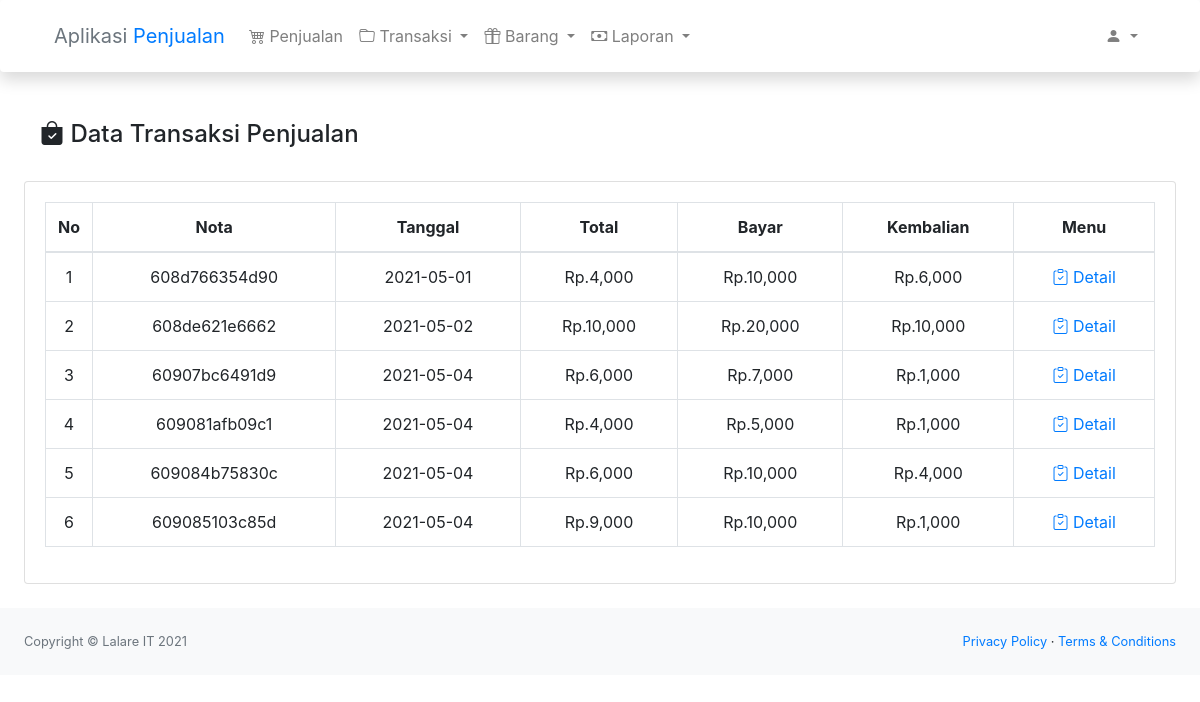
The page /index.php/transaksi/penjualan on the database as committed earlier.
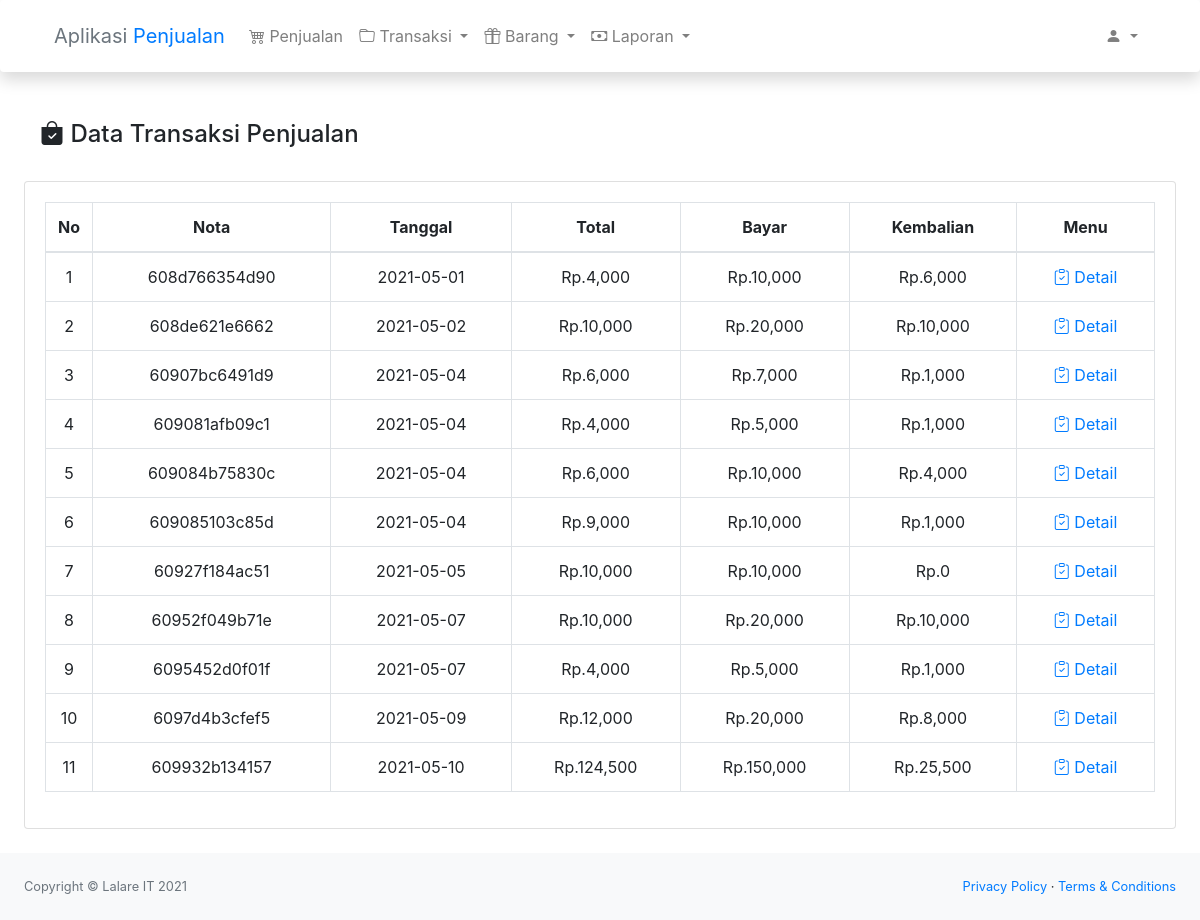
The same page on the database as committed later.
### tables this page shows
CREATE TABLE "penjualan" (
	"nota"	TEXT NOT NULL,
	"tanggal"	TEXT,
	"total"	INTEGER,
	"id_user"	TEXT,
	"bayar"	INTEGER,
	"kembalian"	INTEGER,
	PRIMARY KEY("nota")
);

### application/controllers/transaksi/Penjualan.php (called while the page is built, shortened)
<?php class Penjualan extends CI_Controller
{
    public function __construct()
    {
        $this->load->model('transaksi_pm');
    }
    public function index()
    {
        $this->data();
    }
    public function data()
    {
        $data['transaksi'] = $this->transaksi_pm->get();
        $this->load->view('transaksi/penjualan/data', $data);
    }
}

### index.php (called while the page is built, shortened)
<?php
require_once BASEPATH.'core/CodeIgniter.php';

### application/models/Transaksi_pm.php (called while the page is built, shortened)
<?php class Transaksi_pm extends CI_Model
{
    public function get()
    {
        return  $this->db->get('penjualan')->result();
    }
}

### application/views/transaksi/penjualan/data.php (the view)
<?php
$this->load->view('template/header');
$this->load->view('template/navbar');
?>
<div class="container-fluid">
    <div class="d-flex justify-content-between px-3">
        <h4><i class="bi bi-bag-check-fill"></i> Data Transaksi Penjualan</h4>
    </div>
    <div class="card mb-4 mt-4">
        <div class="card-body">
            <div class="table-responsive">
                <table class="table table-bordered text-center" id="dataTable" width="100%" cellspacing="0">
                    <thead>
                        <tr>
                            <th width="40px">No</th>
                            <th>Nota</th>
                            <th>Tanggal</th>
                            <th>Total</th>
                            <th>Bayar</th>
                            <th>Kembalian</th>
                            <th>Menu</th>
                        </tr>
                    </thead>
                    <tbody>
                        <?php $i = 1; ?>
                        <?php foreach ($transaksi as $list) : ?>
                            <tr>
                                <td class="text-center"><?= $i++; ?></td>
                                <td><?= $list->nota; ?></td>
                                <td><?= $list->tanggal; ?></td>
                                <td>Rp.<?= number_format($list->total) ?></td>
                                <td>Rp.<?= number_format($list->bayar) ?></td>
                                <td>Rp.<?= number_format($list->kembalian) ?></td>
                                <td>
                                    <a href="<?= site_url('/transaksi/penjualan/detail/' . $list->nota) ?>"><i class="bi bi-clipboard-check"></i> Detail</a>
                                </td>
                            </tr>
                        <?php endforeach; ?>
                    </tbody>
                </table>
            </div>
        </div>
    </div>
</div>
<?php $this->load->view('template/footer') ?>

### application/views/template/header.php (shortened to what this page needs)
<!DOCTYPE html>
<html lang="en">
<head>
	<link href="<?= base_url() ?>/public/css/styles.css" rel="stylesheet" />
	<link href="<?= base_url() ?>/public/css/dataTables.bootstrap4.min.css" rel="stylesheet" />
	<link rel="stylesheet" href="<?= base_url() ?>/public/assets/bootstrap-icon/bootstrap-icons.css">
</head>
<body>

### application/views/template/navbar.php (shortened to what this page needs)
<div class="sticky-top">
	<nav id="shadownav" class="navbar navbar-expand-lg navbar-light bg-light shadow p-3 mb-5 bg-white rounded">
		<div class="container">
			<a href="<?= site_url('/aplikasi/dashboard/') ?>" class="navbar-brand">
				<span class="text-secondary">Aplikasi</span> <span class="text-primary">Penjualan</span>
			</a>
			<ul class="navbar-nav mr-auto">
				<li class="nav-item">
					<a class="nav-link" href="<?= site_url('/aplikasi/penjualan/') ?>"><i class="bi bi-cart4"></i> Penjualan</a>
				</li>
				<li class="nav-item dropdown">
					<a class="nav-link dropdown-toggle" href="#" id="navbarDropdown" role="button" data-toggle="dropdown" aria-haspopup="true" aria-expanded="false">
						<i class="bi bi-folder"></i> Transaksi
					</a>
				</li>
				<li class="nav-item dropdown">
					<a class="nav-link dropdown-toggle" href="#" id="navbarDropdown" role="button" data-toggle="dropdown" aria-haspopup="true" aria-expanded="false">
						<i class="bi bi-gift"></i> Barang
					</a>
				</li>
				<li class="nav-item dropdown">
					<a class="nav-link dropdown-toggle" href="#" id="navbarDropdown" role="button" data-toggle="dropdown" aria-haspopup="true" aria-expanded="false">
						<i class="bi bi-cash"></i> Laporan
					</a>
				</li>
			</ul>
			<div class="d-flex justify-content-end">
				<ul class="navbar-nav me-auto mb-2 mb-lg-0">
					<li class="nav-item dropdown">
						<a class="nav-link dropdown-toggle" href="#" id="navbarDropdown" role="button" data-toggle="dropdown" aria-haspopup="true" aria-expanded="false">
							<i class="bi bi-person-fill"></i>
						</a>
					</li>
				</ul>
			</div>
		</div>
	</nav>
</div>

### application/views/template/footer.php (shortened to what this page needs)
<footer class="py-4 bg-light mt-auto">
	<div class="container-fluid">
		<div class="d-flex align-items-center justify-content-between small">
			<div class="text-muted">Copyright &copy; Lalare IT 2021</div>
			<div>
				<a href="#">Privacy Policy</a>
				&middot;
				<a href="#">Terms &amp; Conditions</a>
			</div>
		</div>
	</div>
</footer>
</body>
</html>

Rows that differ between the two databases and show on the page:
added penjualan: nota "60927f184ac51", tanggal "2021-05-05", total "10,000", bayar "10,000", kembalian "0"
added penjualan: nota "60952f049b71e", tanggal "2021-05-07", total "10,000", bayar "20,000", kembalian "10,000"
added penjualan: nota "6095452d0f01f", tanggal "2021-05-07", total "4,000", bayar "5,000", kembalian "1,000"
added penjualan: nota "6097d4b3cfef5", tanggal "2021-05-09", total "12,000", bayar "20,000", kembalian "8,000"
added penjualan: nota "609932b134157", tanggal "2021-05-10", total "124,500", bayar "150,000", kembalian "25,500"
